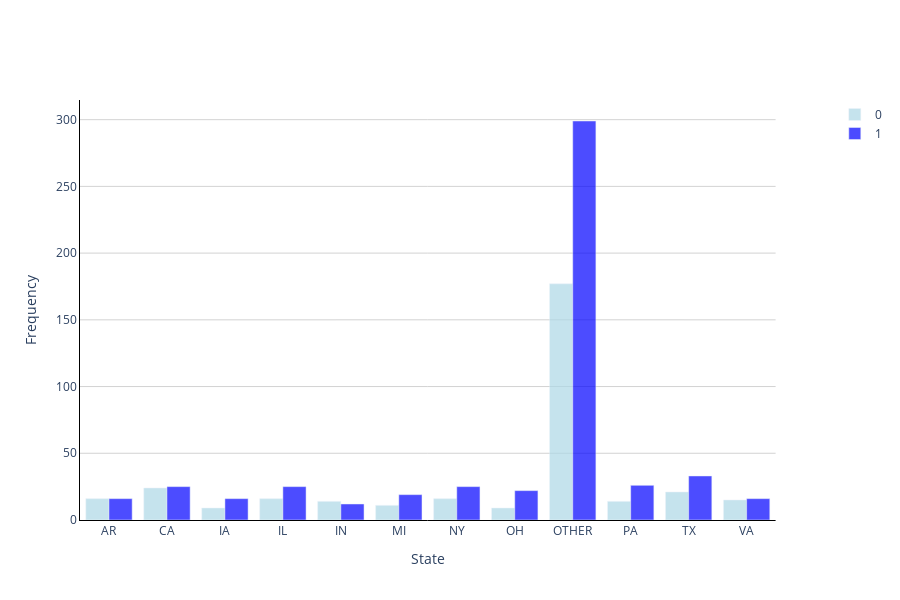

This figure's notebook cell:
### Code cell
plot_histogram(
    preds2,
    project.id,
    feature='State',
    bins=12,
    cutoff=0.1,
    split_by_predicted_class=True,
    showlegend=True,
    height=600,
)

### Figure 1 — Plotly figure (JSON) as saved in the notebook; plotly's stock layout.template omitted (floating-point values rounded to 4 significant figures)
{"data": [{"marker": {"color": "lightblue"}, "name": "0", "opacity": 0.7, "type": "bar", "x": ["AR", "CA", "IA", "IL", "IN", "MI", "NY", "OH", "OTHER", "PA", "TX", "VA"], "y": [16, 24, 9, 16, 14, 11, 16, 9, 177, 14, 21, 15]}, {"marker": {"color": "blue"}, "name": "1", "opacity": 0.7, "type": "bar", "x": ["AR", "CA", "IA", "IL", "IN", "MI", "NY", "OH", "OTHER", "PA", "TX", "VA"], "y": [16, 25, 16, 25, 12, 19, 25, 22, 299, 26, 33, 16]}], "layout": {"height": 600, "hoverlabel": {"bgcolor": "white", "font": {"family": "Rockwell", "size": 16}, "namelength": -1}, "legend": {"title": {"text": ""}}, "plot_bgcolor": "rgba(0,0,0,0)", "showlegend": true, "xaxis": {"anchor": "y", "domain": [0, 0.94], "linecolor": "black", "linewidth": 1, "showline": true, "title": {"text": "State"}}, "yaxis": {"anchor": "x", "domain": [0, 1], "gridcolor": "lightgray", "gridwidth": 1, "linecolor": "black", "linewidth": 1, "showgrid": true, "showline": true, "title": {"text": "Frequency"}}, "yaxis2": {"anchor": "x", "gridcolor": "lightgray", "gridwidth": 1, "linecolor": "black", "linewidth": 1, "overlaying": "y", "showgrid": true, "showline": true, "side": "right", "tickformat": ",.0%", "title": {"text": "Average Prediction"}}}}
